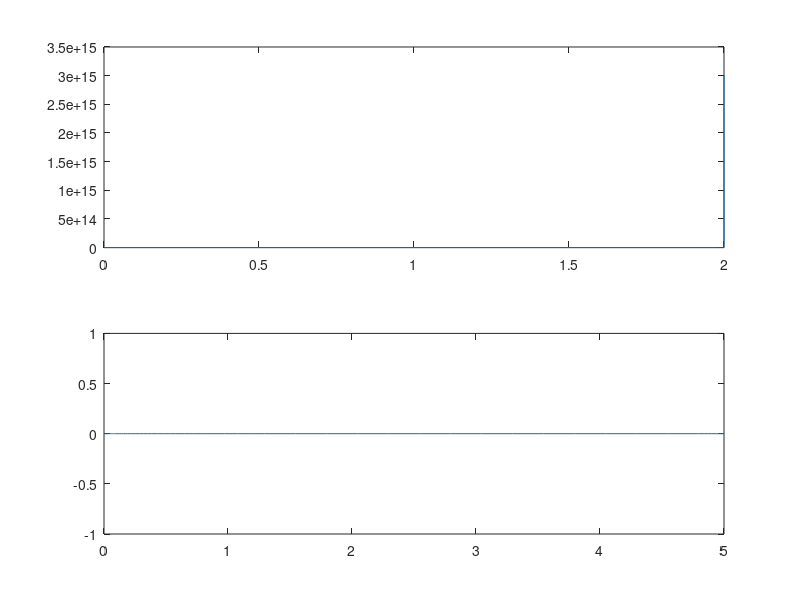

MATLAB code for this plot:
tspan = [0 5];
x0 = 0.5;
[t_a,x_a] = ode45(@(t,y) y^2, tspan, x0);

x0 = 0;
[t_b,x_b] = ode45(@(t,y) sqrt(abs(y)), tspan, x0);

subplot(2,1,1);
plot(t_a, x_a)

subplot(2,1,2);
plot(t_b, x_b)
